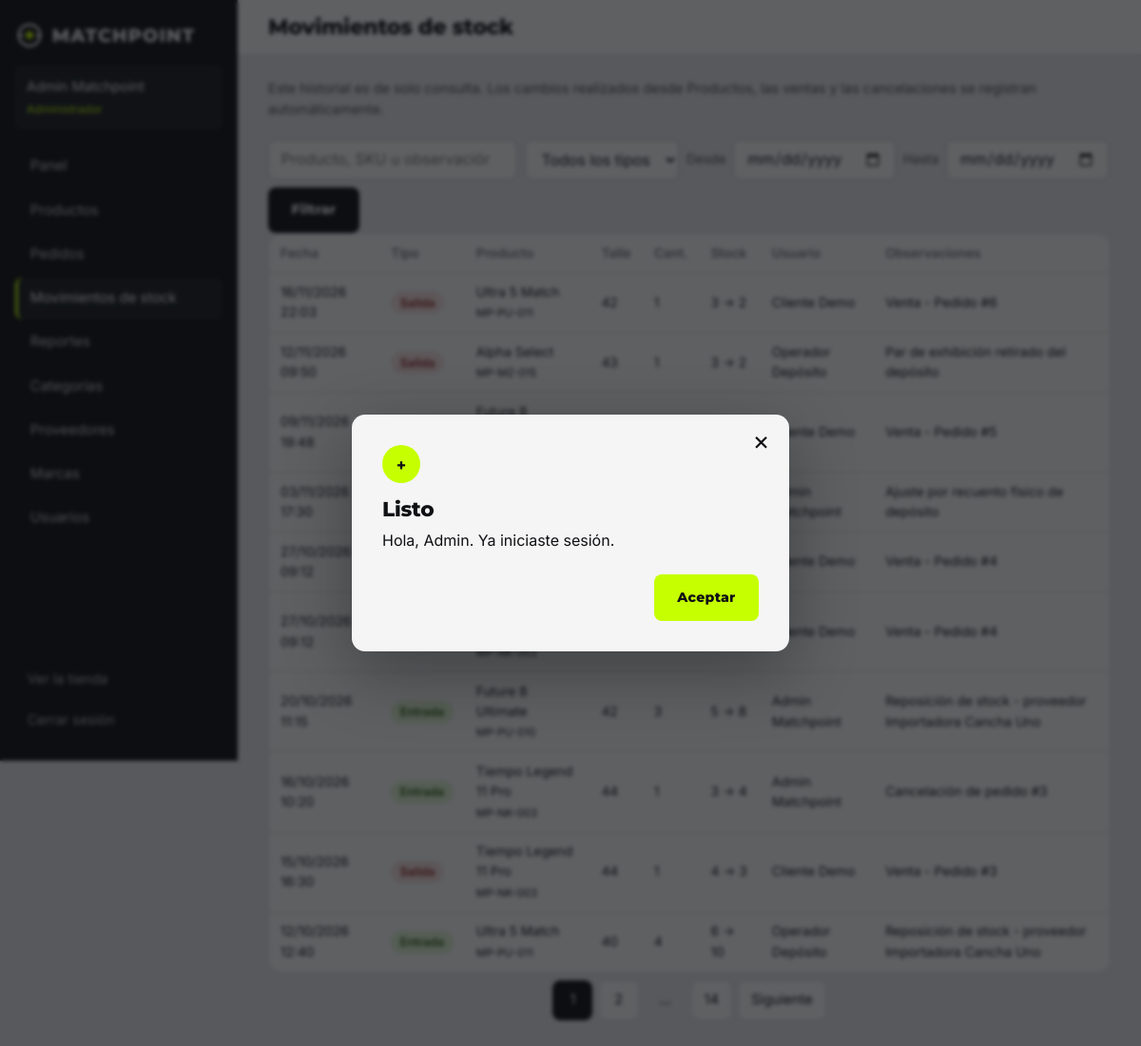
Page /admin/index.php?p=movimientos (signed in) on the committed database.
### tables this page shows
CREATE TABLE usuarios (
  id        INT UNSIGNED NOT NULL AUTO_INCREMENT,
  nombre    VARCHAR(60)  NOT NULL,
  apellido  VARCHAR(60)  NOT NULL,
  email     VARCHAR(120) NOT NULL,
  password  VARCHAR(255) NOT NULL,                  
  telefono  VARCHAR(30)  NULL,
  rol       ENUM('cliente','operador','admin') NOT NULL DEFAULT 'cliente',
  activo    TINYINT(1)   NOT NULL DEFAULT 1,
  creado_en DATETIME     NOT NULL DEFAULT CURRENT_TIMESTAMP,
  PRIMARY KEY (id),
  UNIQUE KEY uq_usuarios_email (email),
  KEY idx_usuarios_rol (rol)
);

CREATE TABLE movimientos (
  id              INT UNSIGNED NOT NULL AUTO_INCREMENT,
  id_producto     INT UNSIGNED NOT NULL,
  id_talle        INT UNSIGNED NOT NULL,
  id_usuario      INT UNSIGNED NULL,
  id_pedido       INT UNSIGNED NULL,
  tipo            ENUM('entrada','salida','ajuste') NOT NULL,
  cantidad        INT UNSIGNED NOT NULL,             
  stock_anterior  INT UNSIGNED NOT NULL,
  stock_posterior INT UNSIGNED NOT NULL,
  fecha           DATETIME NOT NULL DEFAULT CURRENT_TIMESTAMP,
  observaciones   VARCHAR(255) NULL,
  PRIMARY KEY (id),
  KEY idx_mov_producto (id_producto),
  KEY idx_mov_fecha (fecha),
  KEY idx_mov_usuario (id_usuario),
  KEY idx_mov_pedido (id_pedido),
  KEY idx_mov_talle (id_talle),
  CONSTRAINT fk_mov_producto FOREIGN KEY (id_producto) REFERENCES productos(id),
  CONSTRAINT fk_mov_talle    FOREIGN KEY (id_talle)    REFERENCES talles(id),
  CONSTRAINT fk_mov_usuario  FOREIGN KEY (id_usuario)  REFERENCES usuarios(id) ON DELETE SET NULL,
  CONSTRAINT fk_mov_pedido   FOREIGN KEY (id_pedido)   REFERENCES pedidos(id)  ON DELETE SET NULL
);

CREATE TABLE productos (
  id             INT UNSIGNED NOT NULL AUTO_INCREMENT,
  sku            VARCHAR(30)  NOT NULL,              
  nombre         VARCHAR(120) NOT NULL,
  descripcion    TEXT         NULL,
  id_marca       INT UNSIGNED NOT NULL,
  id_categoria   INT UNSIGNED NOT NULL,
  id_proveedor   INT UNSIGNED NOT NULL,
  precio_compra  DECIMAL(10,2) NOT NULL DEFAULT 0,
  precio_venta   DECIMAL(10,2) NOT NULL,             
  descuento      TINYINT UNSIGNED NOT NULL DEFAULT 0,  
  stock          INT UNSIGNED NOT NULL DEFAULT 0,    
  stock_minimo   INT UNSIGNED NOT NULL DEFAULT 5,
  material       VARCHAR(120) NULL,
  suela          VARCHAR(120) NULL,
  color          VARCHAR(80)  NULL,
  caracteristicas TEXT        NULL,                  
  nuevo          TINYINT(1)   NOT NULL DEFAULT 0,
  ventas         INT UNSIGNED NOT NULL DEFAULT 0,    
  activo         TINYINT(1)   NOT NULL DEFAULT 1,
  creado_en      DATETIME     NOT NULL DEFAULT CURRENT_TIMESTAMP,
  PRIMARY KEY (id),
  UNIQUE KEY uq_productos_sku (sku),
  KEY idx_productos_marca (id_marca),
  KEY idx_productos_categoria (id_categoria),
  KEY idx_productos_proveedor (id_proveedor),
  KEY idx_productos_activo_creado (activo, creado_en),
  CONSTRAINT fk_productos_marca     FOREIGN KEY (id_marca)     REFERENCES marcas(id),
  CONSTRAINT fk_productos_categoria FOREIGN KEY (id_categoria) REFERENCES categorias(id),
  CONSTRAINT fk_productos_proveedor FOREIGN KEY (id_proveedor) REFERENCES proveedores(id)
);

CREATE TABLE talles (
  id    INT UNSIGNED NOT NULL AUTO_INCREMENT,
  valor TINYINT UNSIGNED NOT NULL,
  PRIMARY KEY (id),
  UNIQUE KEY uq_talles_valor (valor)
);

### controllers/admin/AdminMovimientos.php (called while the page is built, shortened)
<?php
class AdminMovimientos
{
    public static function fechaValida(string $f): string
    {
        $d = DateTime::createFromFormat('Y-m-d', $f);
        return ($d && $d->format('Y-m-d') === $f) ? $f : '';
    }
    public static function ejecutar(): void
    {
        $f = [
            'tipo'  => in_array(get('tipo_f'), ['entrada', 'salida', 'ajuste'], true) ? get('tipo_f') : '',
            'desde' => self::fechaValida(get('desde')),
            'hasta' => self::fechaValida(get('hasta')),
            'q'     => mb_substr(get('q'), 0, 60),
        ];
        $pagina = ctype_digit(get('pagina')) ? (int) get('pagina') : 1;
        $r = Movimiento::listar($f, $pagina, ADMIN_POR_PAGINA);
        $pag = paginar($r['total'], ADMIN_POR_PAGINA, $pagina);
        vista('admin/movimientos', [
            'titulo' => 'Movimientos de stock', 'seccion' => 'movimientos', 'items' => $r['items'], 'pag' => $pag, 'f' => $f,
        ], 'layout/admin');
    }
}

### models/Movimiento.php (called while the page is built, shortened)
<?php
class Movimiento
{
    private static function filtro(array $f): array
    {
        $where = [];
        $par = [];
        return [$where ? ' WHERE ' . implode(' AND ', $where) : '', $par];
    }
    private static function desde(): string
    {
        return ' FROM movimientos mv
                 JOIN productos p ON p.id = mv.id_producto
                 JOIN talles t ON t.id = mv.id_talle
                 LEFT JOIN usuarios u ON u.id = mv.id_usuario';
    }
    public static function listar(array $f, int $pagina, int $por): array
    {
        list($cond, $par) = self::filtro($f);
        $total = (int) Database::valor('SELECT COUNT(*)' . self::desde() . $cond, $par);
        $limite = (int) $por;
        $offset = (int) (max(1, $pagina) - 1) * $limite;
        $items = Database::filas(
            'SELECT mv.*, p.nombre AS producto, p.sku, t.valor AS talle, CONCAT(u.nombre, " ", u.apellido) AS usuario'
            . self::desde() . $cond . " ORDER BY mv.fecha DESC, mv.id DESC LIMIT $limite OFFSET $offset",
            $par
        );
        return ['items' => $items, 'total' => $total];
    }
}

### core/Database.php (called while the page is built, shortened)
<?php
class Database
{
    private static $pdo = null;
    public static function pdo(): PDO
    {
        if (self::$pdo === null) {
            $dsn = 'mysql:host=' . DB_HOST . ';dbname=' . DB_NAME . ';charset=' . DB_CHARSET;
            try {
                self::$pdo = new PDO($dsn, DB_USER, DB_PASS, [
                    PDO::ATTR_ERRMODE            => PDO::ERRMODE_EXCEPTION,
                    PDO::ATTR_DEFAULT_FETCH_MODE => PDO::FETCH_ASSOC,
                    PDO::ATTR_EMULATE_PREPARES   => false,
                ]);
            } catch (PDOException $e) {
                http_response_code(500);
                error_log('Conexión fallida: ' . $e->getMessage());
                exit('No se pudo conectar con la base de datos. Revisá config/config.php.');
            }
        }
        return self::$pdo;
    }
    public static function consulta(string $sql, array $params = []): PDOStatement
    {
        $st = self::pdo()->prepare($sql);
        $st->execute($params);
        return $st;
    }
    public static function filas(string $sql, array $params = []): array
    {
        return self::consulta($sql, $params)->fetchAll();
    }
    public static function fila(string $sql, array $params = [])
    {
        $r = self::consulta($sql, $params)->fetch();
        return $r === false ? null : $r;
    }
    public static function valor(string $sql, array $params = [])
    {
        $r = self::consulta($sql, $params)->fetchColumn();
        return $r === false ? null : $r;
    }
}

### core/bootstrap.php (called while the page is built, shortened)
<?php
require_once __DIR__ . '/helpers.php';
spl_autoload_register(function ($clase) {
    foreach (['core', 'models', 'controllers', 'controllers/admin'] as $dir) {
        $archivo = ROOT_PATH . '/' . $dir . '/' . $clase . '.php';
        if (is_file($archivo)) {
            return;
        }
    }
});
Auth::refrescar();

### core/Auth.php (called while the page is built, shortened)
<?php
class Auth
{
    public static function usuario()
    {
        return isset($_SESSION['user']) ? $_SESSION['user'] : null;
    }
    public static function logueado(): bool
    {
        return isset($_SESSION['user']['id']);
    }
    public static function id(): int
    {
        return self::logueado() ? (int) $_SESSION['user']['id'] : 0;
    }
    public static function refrescar(): void
    {
        $u = Usuario::porId(self::id());
    }
}

### models/Usuario.php (called while the page is built, shortened)
<?php
class Usuario
{
    public static function porId(int $id)
    {
        return Database::fila('SELECT * FROM usuarios WHERE id = :id', ['id' => $id]);
    }
}

### views/admin/movimientos.php (the view, shortened to what this page needs)
<p class="ayuda-caja">Este historial es de solo consulta. Los cambios realizados desde Productos, las ventas y las cancelaciones se registran automáticamente.</p>
<section>
    <form class="filtros-barra" method="get" action="<?= e(BASE_URL . '/admin/index.php') ?>">
        <input type="search" id="fq" name="q" value="<?= e($f['q']) ?>" placeholder="Producto, SKU u observación" maxlength="60">
        <select id="ftipo" name="tipo_f">
            <option value="">Todos los tipos</option>
        </select>
        <label for="fdesde">Desde</label><input type="date" id="fdesde" name="desde" value="<?= e($f['desde']) ?>">
        <label for="fhasta">Hasta</label><input type="date" id="fhasta" name="hasta" value="<?= e($f['hasta']) ?>">
        <button class="btn btn--oscuro" type="submit">Filtrar</button>
    </form>
    <div class="caja caja--tabla">
    <?php if (!$items): ?><p class="vacio-texto">No hay movimientos con esos filtros.</p><?php else: ?>
        <div class="tabla-scroll"><table class="tabla tabla--compacta">
            <thead><tr><th>Fecha</th><th>Tipo</th><th>Producto</th><th>Talle</th><th>Cant.</th><th>Stock</th><th>Usuario</th><th>Observaciones</th></tr></thead>
            <tbody>
            <?php foreach ($items as $m): ?>
                <tr>
                    <td><?= e(date('d/m/Y H:i', strtotime($m['fecha']))) ?></td>
                    <td><span class="estado estado--<?= e($m['tipo']) ?>"><?= e(ucfirst($m['tipo'])) ?></span></td>
                    <td><?= e($m['producto']) ?><br><small><?= e($m['sku']) ?></small></td>
                    <td><?= (int) $m['talle'] ?></td>
                    <td><?= (int) $m['cantidad'] ?></td>
                    <td><?= (int) $m['stock_anterior'] ?> &rarr; <?= (int) $m['stock_posterior'] ?></td>
                    <td><?= e($m['usuario']) ?></td>
                    <td><?= e($m['observaciones']) ?></td>
                </tr>
            <?php endforeach; ?>
            </tbody>
        </table></div>
    <?php endif; ?>
    </div>
    <?= paginacion_html($pag, true) ?>
</section>

### views/layout/admin.php (shortened to what this page needs)
<?php
$menu = [
    ['dashboard', 'Panel', false], ['productos', 'Productos', false], ['pedidos', 'Pedidos', false],
    ['movimientos', 'Movimientos de stock', false], ['reportes', 'Reportes', false],
    ['categorias', 'Categorías', false], ['proveedores', 'Proveedores', false], ['marcas', 'Marcas', false],
    ['usuarios', 'Usuarios', true],
];
$u = Auth::usuario();
?><!DOCTYPE html>
<html lang="es">
<head>
<link rel="stylesheet" href="<?= e(asset('css/style.css') . '?v=' . filemtime(PUBLIC_PATH . '/css/style.css')) ?>">
<link rel="stylesheet" href="<?= e(asset('css/admin.css') . '?v=' . filemtime(PUBLIC_PATH . '/css/admin.css')) ?>">
</head>
<body class="admin" data-base="<?= e(BASE_URL) ?>">
<div class="admin__marco">
    <aside class="admin__lateral" id="lateral">
        <a class="logo" href="<?= e(aurl('dashboard')) ?>"><?= logo_svg() ?><span class="logo__texto">MATCHPOINT</span></a>
        <p class="admin__rol"><?= e($u['nombre'] . ' ' . $u['apellido']) ?><br><small><?= e(Usuario::ROLES[$u['rol']]) ?></small></p>
        <nav aria-label="Panel">
            <ul>
                <?php foreach ($menu as $m): if ($m[2] && !Auth::esAdmin()) continue; ?>
                    <li><a href="<?= e(aurl($m[0])) ?>"<?= $seccion === $m[0] ? ' aria-current="page"' : '' ?>><?= e($m[1]) ?></a></li>
                <?php endforeach; ?>
            </ul>
        </nav>
        <div class="admin__pie">
            <a href="<?= e(url('inicio')) ?>">Ver la tienda</a>
            <form method="post" action="<?= e(url('logout')) ?>"><?= csrf_campo() ?><button type="submit">Cerrar sesión</button></form>
        </div>
    </aside>
    <div class="admin__principal">
        <header class="admin__barra">
            <h1><?= e($titulo) ?></h1>
        </header>
        <?php require ROOT_PATH . '/views/partials/modal.php'; ?>
        <main id="contenido" class="admin__contenido"><?= $contenido ?></main>
    </div>
</div>
</body>
</html>

### public/css/style.css (style rules this page uses)
:root { --negro: #101114; --gris-oscuro: #1B1D22; --blanco: #F5F5F5; --verde: #C6FF00; --gris: #777C85; --linea-oscura: #2B2E35; --linea: #DCDEE2; --fondo-img: #ECEDEF; --error: #D93B3B; --aviso: #B7791F; --radio: 8px; --radio-grande: 14px; --sombra: 0 2px 10px rgba(16, 17, 20, .08); --alto-cabecera: 98px; --fuente-titulo: "Montserrat", "Arial Black", "Segoe UI", system-ui, sans-serif; --fuente-texto: "Inter", "Segoe UI", system-ui, -apple-system, Roboto, Arial, sans-serif; --fondo: #F5F5F5; --fondo-alt: #FFFFFF; --superficie: #FFFFFF; --texto: #101114; --texto-suave: #4C5059; --linea-fuerte: #C5C8CE; --campo-fondo: #FFFFFF; --campo-borde: #C3C6CC; --btn-bg: #101114; --btn-fg: #F5F5F5; --btn-bg-hover: #1B1D22; --sel-bg: #101114; --sel-fg: #F5F5F5; --foco: #101114; --rayas-a: #F1F2F4; --rayas-b: #E8E9EC; --sombra-foco: rgba(16, 17, 20, .14); color-scheme: light; }
*, *::before, *::after { box-sizing: border-box; }
html { scroll-behavior: smooth; -webkit-text-size-adjust: 100%; }
body { margin: 0; font-family: var(--fuente-texto); font-size: 16px; line-height: 1.55; color: var(--texto); background: var(--fondo); min-height: 100vh; display: flex; flex-direction: column; }
main { flex: 1 0 auto; }
h1, h2, h3 { font-family: var(--fuente-titulo); font-weight: 800; line-height: 1.12; margin: 0 0 .5em; letter-spacing: -.01em; }
h1 { font-size: clamp(1.8rem, 4vw, 2.6rem); }
p { margin: 0 0 1em; }
a { color: inherit; text-underline-offset: 3px; }
ul, ol { margin: 0; padding: 0; list-style: none; }
button, input, select, textarea { font: inherit; color: inherit; }
button { cursor: pointer; }
.btn { display: inline-flex; align-items: center; justify-content: center; gap: .5rem; min-height: 46px; padding: .7rem 1.4rem; border: 2px solid transparent; border-radius: var(--radio); font-family: var(--fuente-titulo); font-weight: 800; font-size: .88rem; letter-spacing: .02em; text-decoration: none; text-align: center; transition: background-color .2s, color .2s, border-color .2s, transform .15s; }
.btn--oscuro { background: var(--btn-bg); color: var(--btn-fg); }
.logo { display: inline-flex; align-items: center; gap: .55rem; text-decoration: none; color: var(--blanco); }
.logo__texto { font-family: var(--fuente-titulo); font-weight: 800; font-size: 1.2rem; letter-spacing: .06em; }
.formulario--caja, .caja { background: var(--superficie); border: 1px solid var(--linea); border-radius: var(--radio-grande); padding: clamp(1.25rem, 3vw, 2rem); }
.tabla-scroll { overflow-x: auto; }
.tabla { width: 100%; border-collapse: collapse; background: var(--superficie); font-size: .92rem; }
.tabla th { text-align: left; padding: .75rem 1rem; font-size: .8rem; color: var(--gris); font-weight: 600; border-bottom: 1px solid var(--linea); white-space: nowrap; }
.tabla td { padding: .8rem 1rem; border-bottom: 1px solid var(--linea); vertical-align: middle; }
.tabla tr:last-child td { border-bottom: 0; }
.estado { display: inline-block; padding: .15rem .6rem; border-radius: 20px; font-size: .78rem; font-weight: 600; background: var(--fondo-img); color: var(--texto); white-space: nowrap; }
.estado--confirmado, .estado--activo, .estado--entrada { background: #e3f6d5; color: #2c5a12; }
.estado--cancelado, .estado--inactivo, .estado--salida { background: #fbe3e3; color: #8f2020; }
.estado--pendiente, .estado--ajuste { background: #fdf0d0; color: #7a5410; }

### rows in the picture
usuarios: nombre+apellido "Admin Matchpoint", rol "Administrador"
movimientos: fecha "16/11/2026 22:03", tipo "Salida", id_producto.nombre "Ultra 5 Match", id_producto.sku "MP-PU-011", id_talle.valor "42", cantidad "1", stock_anterior "3", stock_posterior "2", usuario "Cliente Demo", observaciones "Venta - Pedido #6"
movimientos: fecha "12/11/2026 09:50", tipo "Salida", id_producto.nombre "Alpha Select", id_producto.sku "MP-MZ-015", id_talle.valor "43", cantidad "1", stock_anterior "3", stock_posterior "2", usuario "Operador Depósito", observaciones "Par de exhibición retirado del depósito"
movimientos: fecha "09/11/2026 19:48", usuario "Cliente Demo", observaciones "Venta - Pedido #5"
movimientos: fecha "03/11/2026 17:30", observaciones "Ajuste por recuento físico de depósito"
movimientos: fecha "27/10/2026 09:12", observaciones "Venta - Pedido #4"
movimientos: fecha "27/10/2026 09:12", observaciones "Venta - Pedido #4"
movimientos: fecha "20/10/2026 11:15", tipo "Entrada", id_producto.nombre "Future 8 Ultimate", id_producto.sku "MP-PU-010", id_talle.valor "42", cantidad "3", stock_anterior "5", stock_posterior "8", usuario "Admin Matchpoint", observaciones "Reposición de stock - proveedor Importadora Cancha Uno"
movimientos: fecha "16/10/2026 10:20", tipo "Entrada", id_producto.nombre "Tiempo Legend 11 Pro", id_producto.sku "MP-NK-003", id_talle.valor "44", cantidad "1", stock_anterior "3", stock_posterior "4", usuario "Admin Matchpoint", observaciones "Cancelación de pedido #3"
movimientos: fecha "15/10/2026 16:30", tipo "Salida", id_producto.nombre "Tiempo Legend 11 Pro", id_producto.sku "MP-NK-003", id_talle.valor "44", cantidad "1", stock_anterior "4", stock_posterior "3", usuario "Cliente Demo", observaciones "Venta - Pedido #3"
movimientos: fecha "12/10/2026 12:40", tipo "Entrada", id_producto.nombre "Ultra 5 Match", id_producto.sku "MP-PU-011", id_talle.valor "40", cantidad "4", stock_anterior "6", stock_posterior "10", usuario "Operador Depósito", observaciones "Reposición de stock - proveedor Importadora Cancha Uno"

### other values in the picture
$m[1] "Panel"
$m[1] "Productos"
$m[1] "Pedidos"
$m[1] "Movimientos de stock"
$m[1] "Reportes"
$m[1] "Categorías"
$m[1] "Proveedores"
$m[1] "Marcas"
$m[1] "Usuarios"
$titulo "Movimientos de stock"
